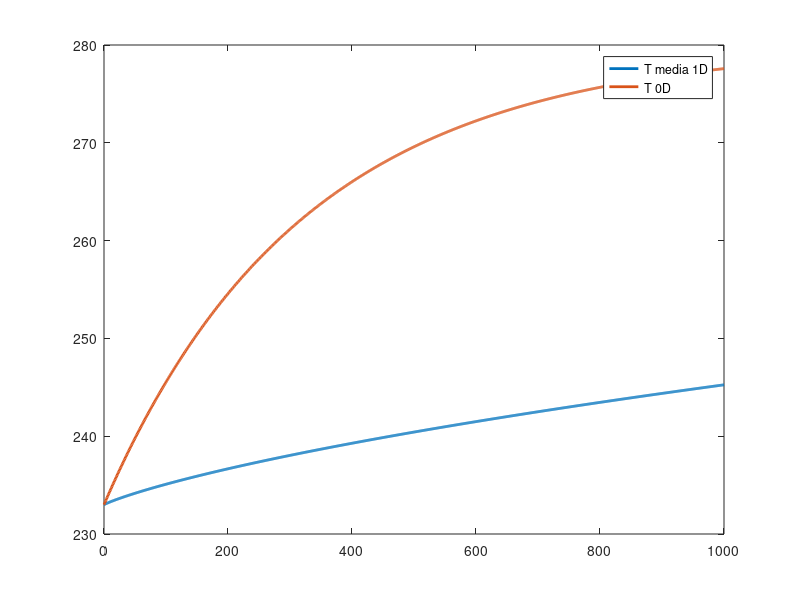

MATLAB code to generate this figure:
% Esame del 2 febbraio 2024 pomeriggio, punto e
% Simone Canevarolo
% S269893
% 21 aprile 2024

clear all
close all
clc

raggio = 10e-2; % m
alt = 40e-2; % m
altcaduta = 5e3; % m
uu = 5; % m/s

ro = 950; % kg/m^3
hh = 100; % W/m^2/K
Taria = 280; % K
T0 = 233; % k

K = @(T) 4.5*(T/T0);
cpfunz = @(T) 670+1.2*(T-233);

dx = 1e-3;
xx = (0:dx:alt/2)';
Nx = length(xx);

tmax = altcaduta/uu;
dt = 1;
tt = (0:dt:tmax);
Nt = length(tt);

Tm = T0*ones(Nx,1);
kk = K(T0);
cp = cpfunz(T0);

Tmedia = T0*ones(Nx,1);

for ii = 2:Nt

    kk = K(Tm);
    cp = cpfunz(Tm);

    aa = dt*kk./ro./cp./dx^2;

    sup_diag = -1/2*aa;
    main_diag = 1+aa;
    sub_diag = -1/2*aa;

    % Band = [[sub_diag(2:end);0], main_diag, [0;sup_diag(1:end-1)]];
    Band = [sub_diag, main_diag, sup_diag];

    AA = spdiags(Band,-1:1,Nx,Nx);

    bb = Tm;

    AA(1,1) = +kk(1)/dx+hh;
    AA(1,2) = -kk(1)/dx;
    bb(1) = +hh*Taria;

    AA(end,end-1) = -1;
    AA(end,end) = 1;
    bb(end) = 0;

    TT = AA\bb;

    Tmedia(ii) = mean(TT);

    Tm = TT;

end

figure(1)
plot(tt,Tmedia,'LineWidth',2)
hold on

Tm0 = T0;
TTzerod(1) = T0;
ii = 1;

for ii = 2:Nt

    cpzero = cpfunz(Tm0);

    cc = Tm0+dt*hh/ro/cpzero*2/raggio*Taria;

    Tzerod = (1+dt*hh*2/raggio/ro/cpzero)\cc;

    TTzerod(ii) = Tzerod;

    Tm0 = Tzerod;

end

figure(1)
plot(tt,TTzerod,'LineWidth',2)
legend('T media 1D','T 0D')
